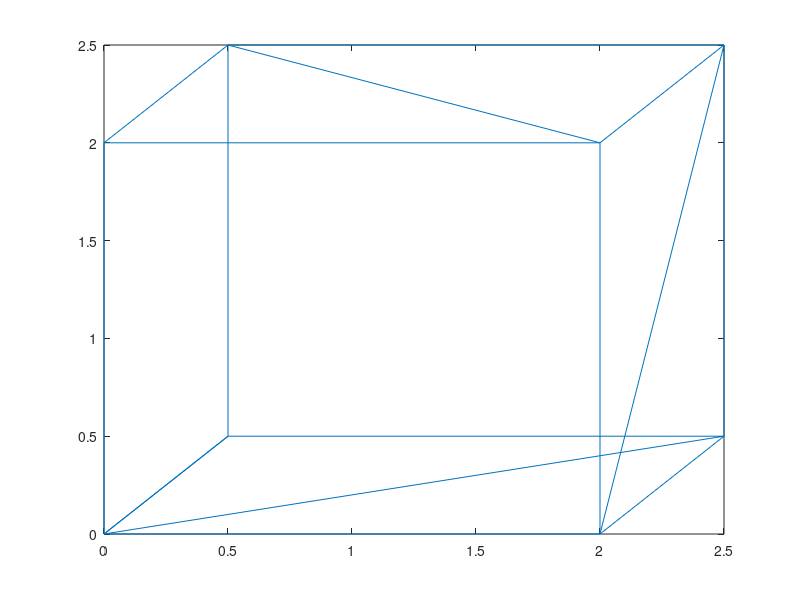
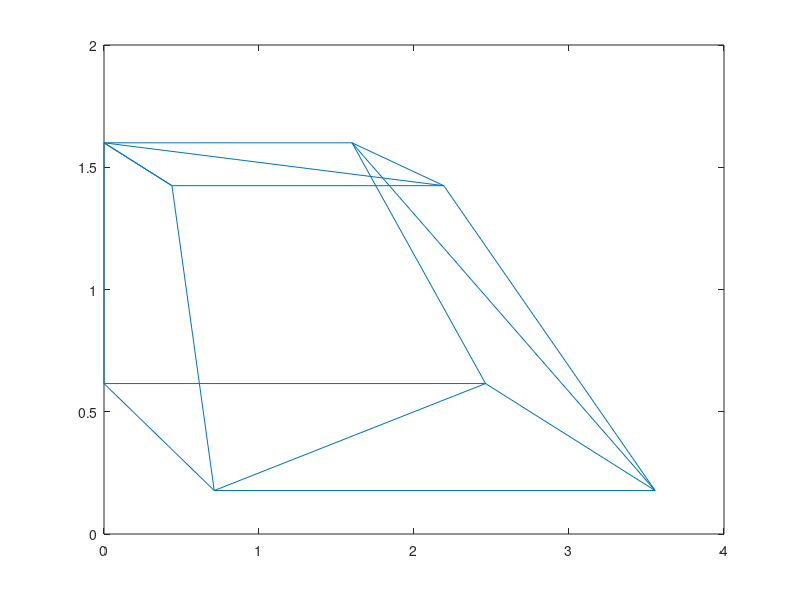
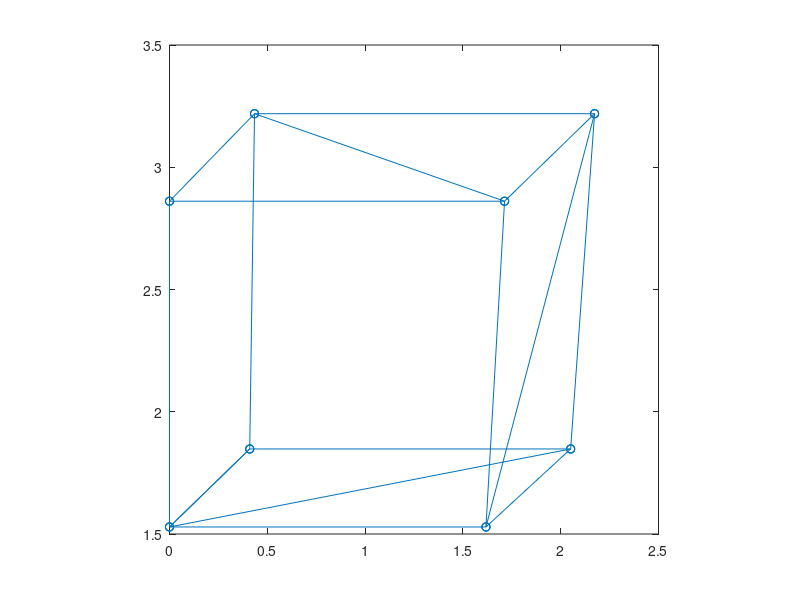

The MATLAB script that drew these images, in order:
s = 4;  % Distance from origin to screen
d = 8;  % Distance from screen to camera

E = [0, 8, s+d];
T = [0, 0, -16];
t_n = (T-E)/norm(T-E);
b_n = [1 0 0];              %  Assumption
w_n = cross(b_n, t_n);

vertices = [
    0, 0;
    2, 0;
    2, 2;
    0, 2;
    
    .5, .5;
    2.5, .5;
    2.5, 2.5;
    .5, 2.5;
];

edges = [
    1 2;
    2 3;
    3 4;
    4 1;
    
    5 6;
    6 7;
    7 8;
    8 5;
    
    5 1;
    6 2;
    7 3;
    8 4;
];

p = vertices(edges', :);
p = p * [1 0 0; 0 1 0] + [0 0 s];
plot(p(:, 1), p(:, 2));

r = p - E;
p = (dot(-E, w_n)./(r*w_n')) .* r + E;

figure;
plot(p(:, 1), p(:, 2));

%%
r = p - E;
r_n = r/norm(r);

p = (d./(r_n*t_n')) .* r_n + E;

fig = figure('Name', 'Object');
plot(p(:,1), p(:,2), '-o');

axis square;
